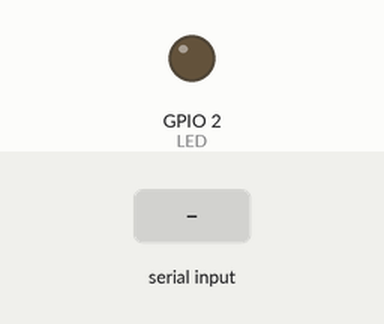
Bench run of a sketch on a simulated ESP32. Parts: output pins drawn as LEDs (lit = HIGH). The test bench sets the inputs (shaded band). Nothing arrives over Bluetooth unless stated.

Above: at 1.2 s.
1.3 s: "1\n" received over the second serial link
At 1.6 s:
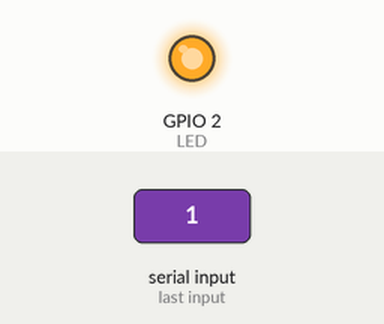
Timing chart, 0 to 4.3 s (numbered marks = the images above; inputs shaded):
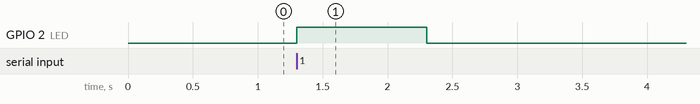

The sketch:

Day6_Project_Bluetooth_Taking_input_formpy_to_trun_onLed.ino
```cpp
#include "BluetoothSerial.h"
#if !defined(CONFIG_BT_ENABLED) || !defined(CONFIG_BLUEDROID_ENABLED)
#error Bluetooth is not enabled! Please run `make menuconfig` to and enable it
#endif

BluetoothSerial SerialBT;

const int LED = 2;

void setup()
{
  SerialBT.begin("Divi76hs_ESP32");
  pinMode(LED, OUTPUT);
}

void loop()
{
  if(SerialBT.available())
  {
    int cmd = SerialBT.parseInt();

    if(cmd == 1)
    {
      digitalWrite(LED, HIGH);

    }
    else
    {
      digitalWrite(LED, LOW);
    }
  }
}
```

Measured:
- after the input at 1.3 s, GPIO 2 (LED): LOW → HIGH at once, → LOW 1.0 s later
